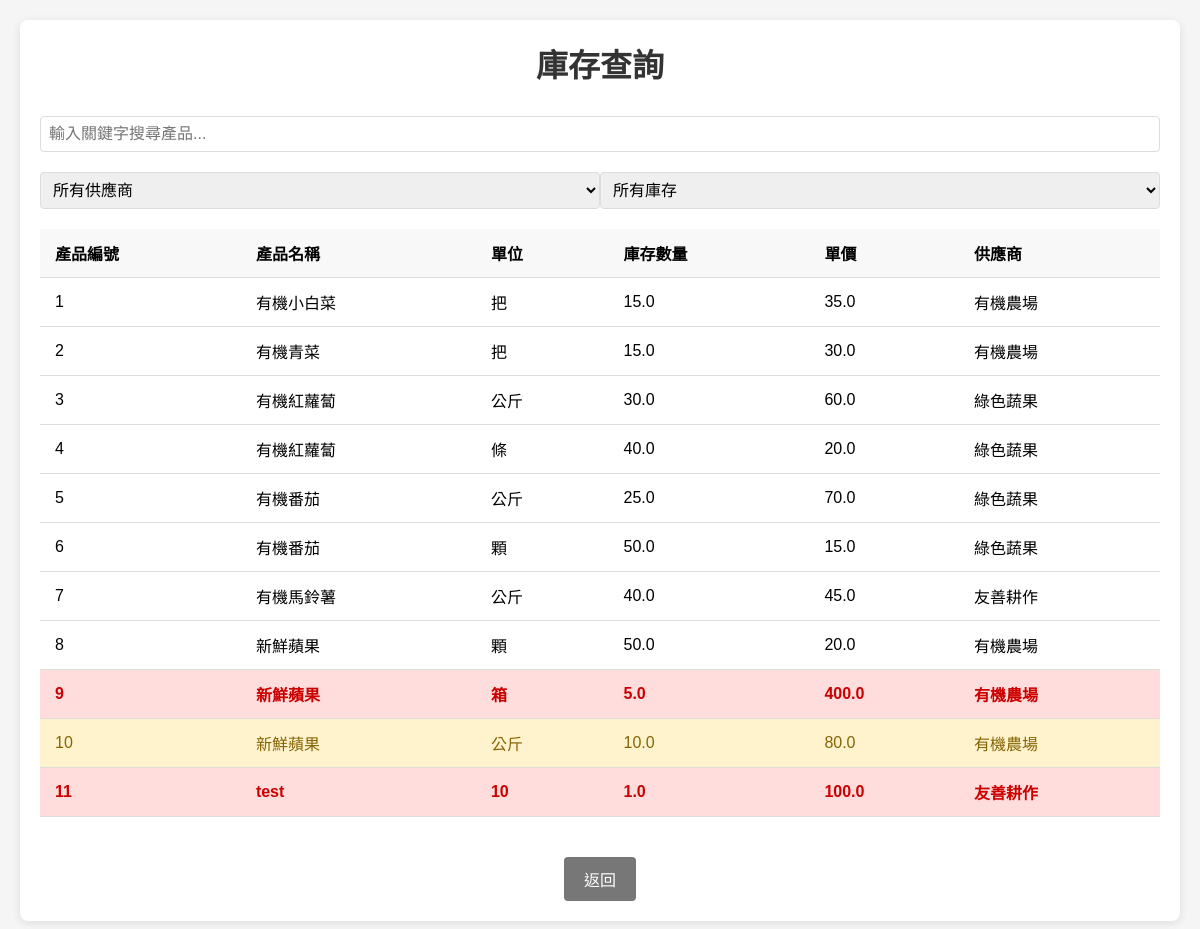
The page /inventory on the database as committed earlier.
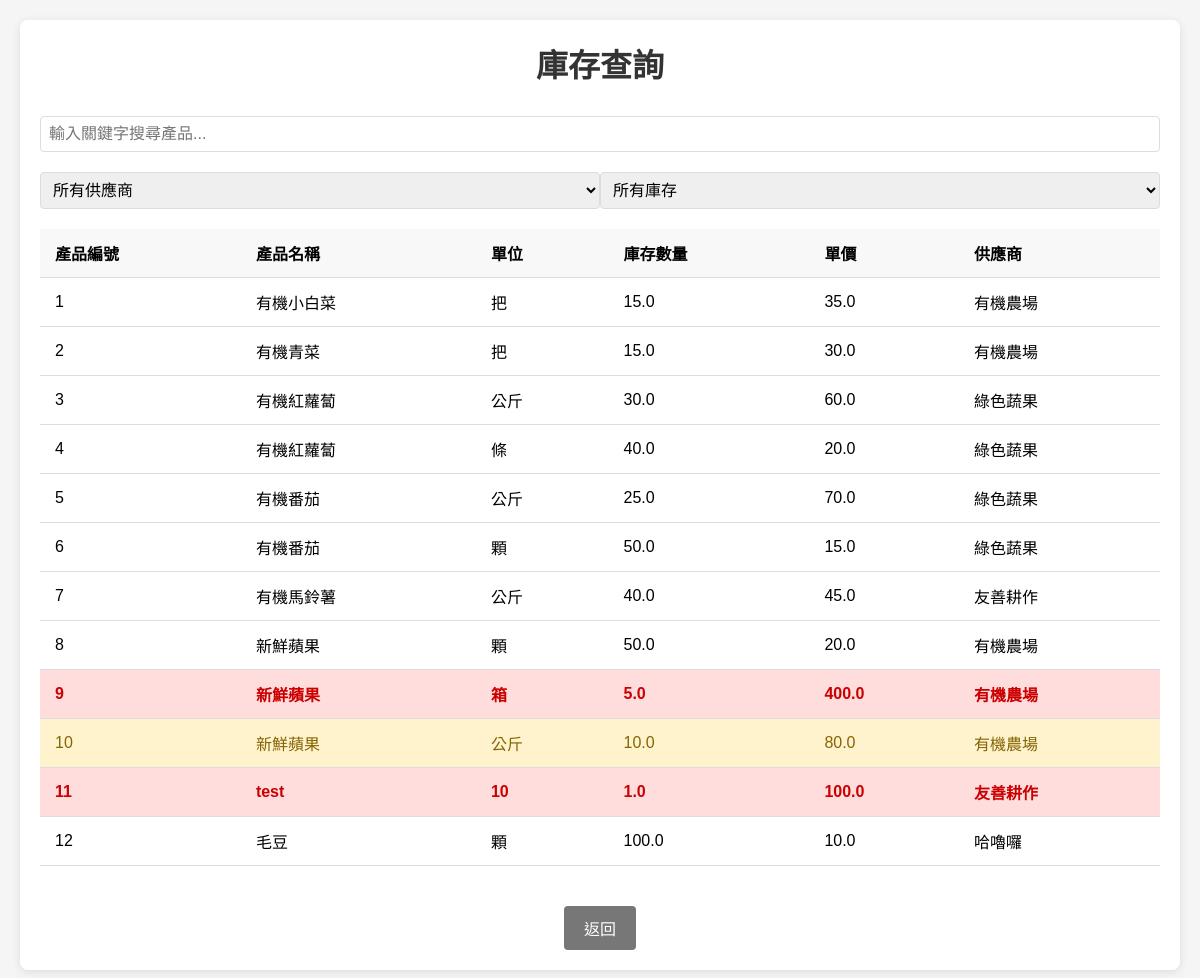
The same page on the database as committed later.
### tables this page shows
CREATE TABLE inventory (
            product_id INTEGER PRIMARY KEY AUTOINCREMENT,
            product_name TEXT NOT NULL,
            unit TEXT NOT NULL,
            quantity REAL NOT NULL,
            unit_price REAL NOT NULL,
            supplier TEXT NOT NULL,
            UNIQUE (product_name, unit, supplier)
        );

### routes/main_routes.py (the view)
@main_routes.route('/inventory')
def inventory():
    logger.info("訪問庫存頁面")
    inventory_data = read_inventory()
    logger.info(f"庫存數據計數：{len(inventory_data)}")
    return render_template('inventory.html', inventory=inventory_data.to_dict('records'))

### database/core/init.py (called while the page is built)
def get_connection():
    conn = sqlite3.connect(DB_PATH)
    conn.row_factory = sqlite3.Row  # 讓查詢結果以字典形式返回
    return conn

### database/core/query.py (called while the page is built)
def query_to_dataframe(query, params=()):
    conn = get_connection()
    try:
        df = pd.read_sql_query(query, conn, params=params)
        return df
    except Exception as e:
        logger.error(f"執行查詢時發生錯誤: {str(e)}")
        return pd.DataFrame()
    finally:
        conn.close()

def execute_query(query, params=()):
    conn = get_connection()
    cursor = conn.cursor()
    try:
        cursor.execute(query, params)
        return cursor.fetchall()
    except Exception as e:
        logger.error(f"執行查詢時發生錯誤: {str(e)}")
        return []
    finally:
        conn.close()

### models/data_manager.py (called while the page is built)
def ensure_inventory_data():
    result = db_manager.execute_query("SELECT COUNT(*) FROM inventory")
    if result and result[0][0] > 0:
        return True
    db_manager.load_default_data()
    return True

def read_inventory():
    ensure_inventory_data()  # 確保資料存在
    try:
        df = db_manager.query_to_dataframe("""
            SELECT product_id AS 產品編號, product_name AS 產品名稱, unit AS 單位,
                   quantity AS 數量, unit_price AS 單價, supplier AS 供應商
            FROM inventory
        """)
        return df
    except Exception as e:
        logger.error(f"讀取庫存資料時出錯: {str(e)}")
        return pd.DataFrame()

### templates/inventory.html (shortened to what this page needs)
<!DOCTYPE html>
<html lang="zh-TW">
<head>
    <link rel="stylesheet" href="{{ url_for('static', filename='style.css') }}">
</head>
<body>
    <div class="container">
        <h1>庫存查詢</h1>
        <div class="search-container">
            <input type="text" id="searchInput" placeholder="輸入關鍵字搜尋產品...">
        </div>
        <div class="filter-container">
            <select id="supplierFilter" class="filter-select">
                <option value="">所有供應商</option>
            </select>
            <select id="stockFilter" class="filter-select">
                <option value="all">所有庫存</option>
            </select>
        </div>
        <div class="table-container">
            <table>
                <thead>
                    <tr>
                        <th>產品編號</th>
                        <th>產品名稱</th>
                        <th>單位</th>
                        <th>庫存數量</th>
                        <th>單價</th>
                        <th>供應商</th>
                    </tr>
                </thead>
                <tbody id="inventoryTable">
                    {% for item in inventory %}
                    <tr class="inventory-row {% if item["數量"] <= 5 %}low-stock{% elif item["數量"] <= 10 %}warning-stock{% endif %}"
                        data-name="{{ item["產品名稱"] }}"
                        data-supplier="{{ item["供應商"] }}"
                        data-stock="{{ item["數量"] }}">
                        <td>{{ item["產品編號"] }}</td>
                        <td>{{ item["產品名稱"] }}</td>
                        <td>{{ item["單位"] }}</td>
                        <td>{{ item["數量"] }}</td>
                        <td>{{ item["單價"] }}</td>
                        <td>{{ item["供應商"] }}</td>
                    </tr>
                    {% endfor %}
                </tbody>
            </table>
        </div>
        <div class="buttons-container">
            <button class="back-button" onclick="location.href='{{ url_for('main_routes.select_operation') }}'">返回</button>
        </div>
    </div>
</body>
</html>

### static/style.css (style rules this page uses)
* { box-sizing: border-box; margin: 0; padding: 0; font-family: Arial, sans-serif; }
body { background-color: #f5f5f5; padding: 20px; }
.container { max-width: 1200px; margin: 0 auto; background-color: white; padding: 20px; border-radius: 8px; box-shadow: 0 2px 10px rgba(0, 0, 0, 0.1); }
h1 { text-align: center; margin-bottom: 30px; color: #333; }
input, select { width: 100%; padding: 10px; border: 1px solid #ddd; border-radius: 4px; font-size: 16px; }
button { padding: 10px 20px; background-color: #4CAF50; color: white; border: none; border-radius: 4px; cursor: pointer; font-size: 16px; transition: background-color 0.3s; }
.back-button { background-color: #777; }
.buttons-container { display: flex; flex-wrap: wrap; justify-content: space-around; margin-top: 20px; }
.table-container { overflow-x: auto; margin-bottom: 20px; }
table { width: 100%; border-collapse: collapse; margin-bottom: 20px; }
th, td { padding: 12px 15px; text-align: left; border-bottom: 1px solid #ddd; }
th { background-color: #f8f8f8; font-weight: bold; }

### templates/inventory.html (style rules this page uses)
.low-stock { background-color: #ffdddd; color: #cc0000; font-weight: bold; }
.warning-stock { background-color: #fff3cd; color: #856404; }
.search-container { margin-bottom: 20px; }
.filter-container { display: flex; justify-content: space-between; margin-bottom: 20px; }
.filter-select { padding: 8px; border-radius: 4px; border: 1px solid #ddd; }
#searchInput { padding: 8px; border-radius: 4px; border: 1px solid #ddd; width: 100%; box-sizing: border-box; }

Rows that differ between the two databases and show on the page:
added inventory: 產品編號 "12", 產品名稱 "毛豆", 單位 "顆", 數量 "100.0", 單價 "10.0", 供應商 "哈嚕囉"
